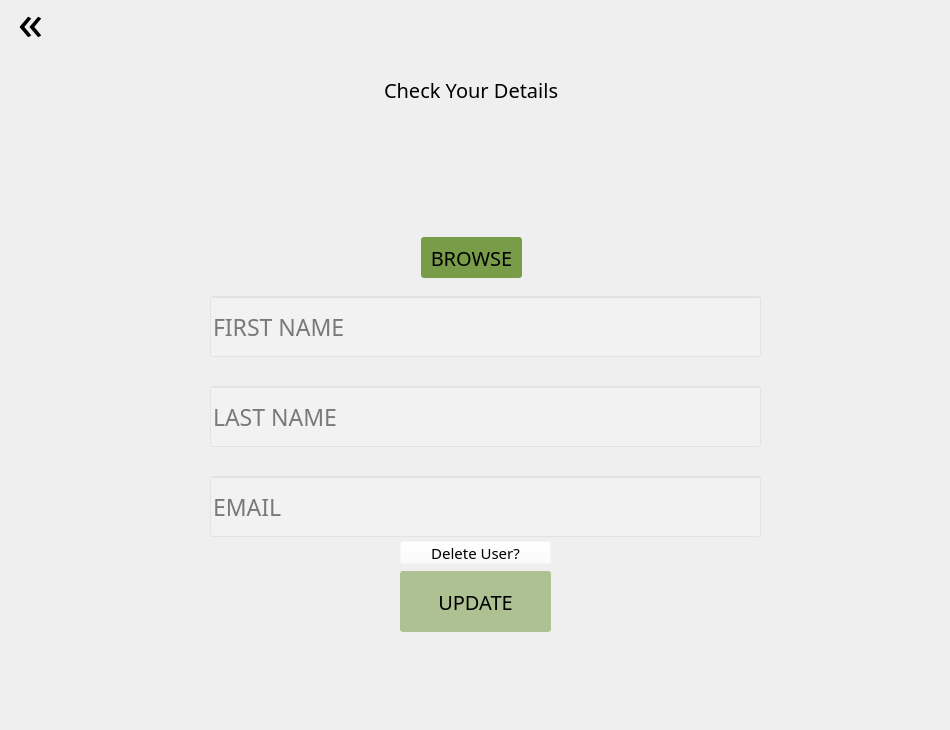
<?xml version="1.0" encoding="UTF-8"?>
<ui version="4.0">
 <class>Dialog</class>
 <widget class="QDialog" name="Dialog">
  <property name="geometry">
   <rect>
    <x>0</x>
    <y>0</y>
    <width>950</width>
    <height>730</height>
   </rect>
  </property>
  <property name="minimumSize">
   <size>
    <width>950</width>
    <height>730</height>
   </size>
  </property>
  <property name="maximumSize">
   <size>
    <width>950</width>
    <height>730</height>
   </size>
  </property>
  <property name="windowTitle">
   <string>Dialog</string>
  </property>
  <property name="styleSheet">
   <string notr="true">QDialog{
background: url(C:/Users/ARYA/Desktop/CoSc/College/S4/DBMS/DBMS Project/Images/myinfo.png) center no-repeat;
}</string>
  </property>
  <widget class="QPushButton" name="back">
   <property name="geometry">
    <rect>
     <x>0</x>
     <y>-10</y>
     <width>61</width>
     <height>61</height>
    </rect>
   </property>
   <property name="styleSheet">
    <string notr="true">QPushButton{
font-family: Lexend Deca;
font-size: 50px;
background-color: rgba(107, 147, 54, 0);
border: none;
}

QPushButton:hover{
color: green;
}

QPushButton:pressed{
font-size: 49px;
}</string>
   </property>
   <property name="text">
    <string>«</string>
   </property>
  </widget>
  <widget class="QLabel" name="userimg">
   <property name="geometry">
    <rect>
     <x>411</x>
     <y>107</y>
     <width>121</width>
     <height>121</height>
    </rect>
   </property>
   <property name="text">
    <string/>
   </property>
   <property name="textFormat">
    <enum>Qt::AutoText</enum>
   </property>
   <property name="pixmap">
    <pixmap>Images/user2.png</pixmap>
   </property>
   <property name="scaledContents">
    <bool>true</bool>
   </property>
  </widget>
  <widget class="QPushButton" name="browse">
   <property name="geometry">
    <rect>
     <x>421</x>
     <y>237</y>
     <width>101</width>
     <height>41</height>
    </rect>
   </property>
   <property name="styleSheet">
    <string notr="true">QPushButton{
font-family: Lexend Deca;
font-size: 20px;
background-color: rgba(107, 147, 54, 0.9);
border: none;
border-radius: 3px;
}

QPushButton:hover{
background-color: rgb(107, 147, 54);
}

QPushButton:pressed{
color: white;
}</string>
   </property>
   <property name="text">
    <string>BROWSE</string>
   </property>
  </widget>
  <widget class="QLineEdit" name="firstname">
   <property name="geometry">
    <rect>
     <x>210</x>
     <y>296</y>
     <width>551</width>
     <height>61</height>
    </rect>
   </property>
   <property name="styleSheet">
    <string notr="true">QLineEdit{
background: rgba(255, 255, 255, 0.2);
font-family: Lexend Deca;
font-size: 23px;
}

QLineEdit:focus{
background: rgba(255, 255, 255, 0.5);
}</string>
   </property>
   <property name="text">
    <string/>
   </property>
   <property name="placeholderText">
    <string>FIRST NAME</string>
   </property>
  </widget>
  <widget class="QLineEdit" name="lastname">
   <property name="geometry">
    <rect>
     <x>210</x>
     <y>386</y>
     <width>551</width>
     <height>61</height>
    </rect>
   </property>
   <property name="styleSheet">
    <string notr="true">QLineEdit{
background: rgba(255, 255, 255, 0.2);
font-family: Lexend Deca;
font-size: 23px;
}

QLineEdit:focus{
background: rgba(255, 255, 255, 0.5);
}</string>
   </property>
   <property name="text">
    <string/>
   </property>
   <property name="placeholderText">
    <string>LAST NAME</string>
   </property>
  </widget>
  <widget class="QLineEdit" name="email">
   <property name="geometry">
    <rect>
     <x>210</x>
     <y>476</y>
     <width>551</width>
     <height>61</height>
    </rect>
   </property>
   <property name="styleSheet">
    <string notr="true">QLineEdit{
background: rgba(255, 255, 255, 0.2);
font-family: Lexend Deca;
font-size: 23px;
}

QLineEdit:focus{
background: rgba(255, 255, 255, 0.5);
}</string>
   </property>
   <property name="text">
    <string/>
   </property>
   <property name="placeholderText">
    <string>EMAIL</string>
   </property>
  </widget>
  <widget class="QPushButton" name="update">
   <property name="geometry">
    <rect>
     <x>400</x>
     <y>571</y>
     <width>151</width>
     <height>61</height>
    </rect>
   </property>
   <property name="styleSheet">
    <string notr="true">QPushButton{
font-family: Lexend Deca;
font-size: 20px;
background-color: rgba(107, 147, 54, 0.5);
border: none;
border-radius: 3px;
}

QPushButton:hover{
background-color: rgb(107, 147, 54);
}

QPushButton:pressed{
color: white;
}</string>
   </property>
   <property name="text">
    <string>UPDATE</string>
   </property>
  </widget>
  <widget class="QLabel" name="details">
   <property name="geometry">
    <rect>
     <x>384</x>
     <y>80</y>
     <width>221</width>
     <height>20</height>
    </rect>
   </property>
   <property name="styleSheet">
    <string notr="true">QLabel{
font-family: Lexend Deca;
font-size: 20px;
}</string>
   </property>
   <property name="text">
    <string>Check Your Details</string>
   </property>
  </widget>
  <widget class="QPushButton" name="delacc">
   <property name="geometry">
    <rect>
     <x>400</x>
     <y>541</y>
     <width>151</width>
     <height>23</height>
    </rect>
   </property>
   <property name="styleSheet">
    <string notr="true">QPushButton{
text-align: center;
font-family: Lexend Deca;
font-size: 15px;
background: rgba(255, 255, 255, 0);
}

QPushButton:hover{
text-decoration: underline;
}

QPushButton:pressed{
color: red;
}</string>
   </property>
   <property name="text">
    <string>Delete User?</string>
   </property>
  </widget>
 </widget>
 <resources/>
 <connections/>
</ui>
